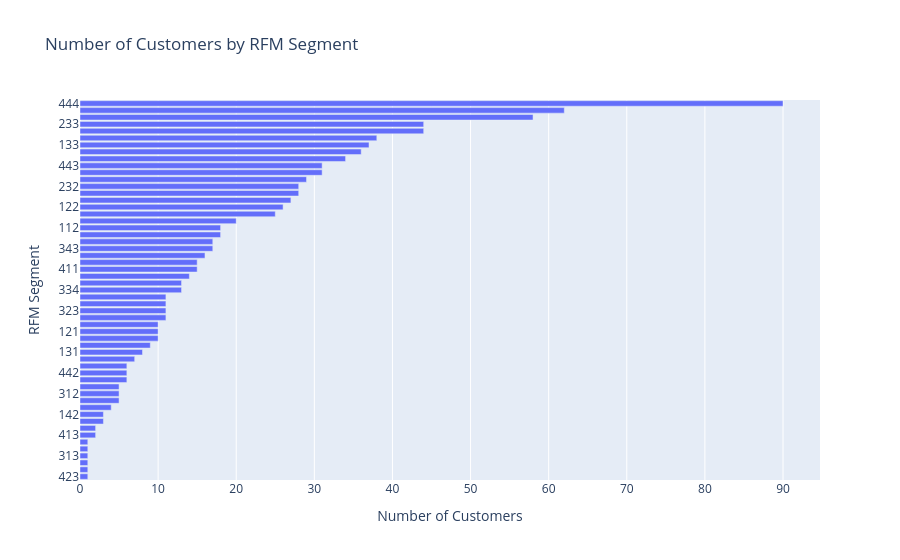

This figure's notebook cell:
### Code cell
fig = px.bar(
    rfm_segments.sort_values('customer_id'),
    x='customer_id',
    y='RFM_Segment',
    orientation='h',
    title='Number of Customers by RFM Segment'
)

fig.update_layout(
    xaxis_title='Number of Customers',
    yaxis_title='RFM Segment'
)

fig.show()

### Figure 1 — Plotly figure (JSON) as saved in the notebook; plotly's stock layout.template omitted (floating-point values rounded to 4 significant figures)
{"data": [{"hovertemplate": "customer_id=%{x}<br>RFM_Segment=%{y}<extra></extra>", "legendgroup": "", "marker": {"color": "#636efa", "pattern": {"shape": ""}}, "name": "", "orientation": "h", "showlegend": false, "textposition": "auto", "type": "bar", "x": [1, 1, 1, 1, 1, 1, 2, 2, 3, 3, 4, 5, 5, 5, 6, 6, 6, 7, 8, 9, 10, 10, 10, 11, 11, 11, 11, 13, 13, 14, 15, 15, 16, 17, 17, 18, 18, 20, 25, 26, 27, 28, 28, 29, 31, 31, 34, 36, 37, 38, 44, 44, 58, 62, 90], "xaxis": "x", "y": ["423", "314", "124", "313", "424", "213", "413", "113", "242", "142", "412", "342", "312", "231", "421", "442", "143", "123", "131", "223", "431", "121", "243", "212", "323", "434", "331", "334", "221", "322", "411", "321", "422", "343", "234", "134", "112", "222", "132", "122", "432", "144", "232", "433", "244", "443", "311", "332", "133", "344", "333", "233", "211", "111", "444"], "yaxis": "y"}], "layout": {"barmode": "relative", "legend": {"tracegroupgap": 0}, "title": {"text": "Number of Customers by RFM Segment"}, "xaxis": {"anchor": "y", "domain": [0, 1], "title": {"text": "Number of Customers"}}, "yaxis": {"anchor": "x", "domain": [0, 1], "title": {"text": "RFM Segment"}}}}
